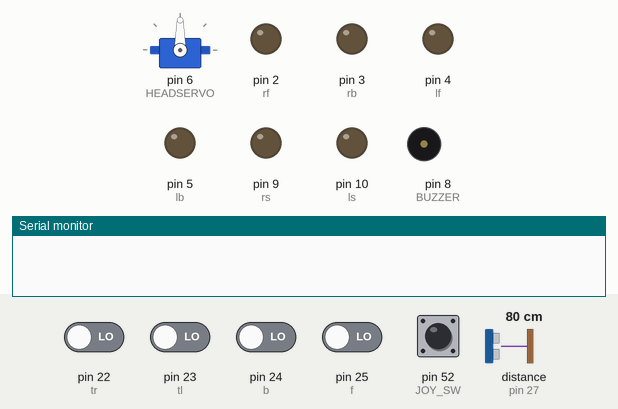
Simulated run of this sketch. Board: Arduino Mega 2560, built with avr-gcc and run on an emulated ATmega2560. Shown: servo, output pins drawn as LEDs (lit = HIGH), buzzer (waves = sounding), the last lines printed to the serial monitor. Dashed ring = blinking. Inputs (shaded band) come from the test bench; at power-on: pin 52 (JOY_SW) HIGH, pin 22 (tr), pin 23 (tl), pin 24 (b), pin 25 (f) LOW, distance to the obstacle (sensor on pin 27) 80 cm. The echo pulse lasts 58.3 µs per cm; pins used as bus, display or sensor lines are not drawn.

Above: at 2.4 s.
2.5 s: pin 22 (tr) driven HIGH
At 3.7 s:
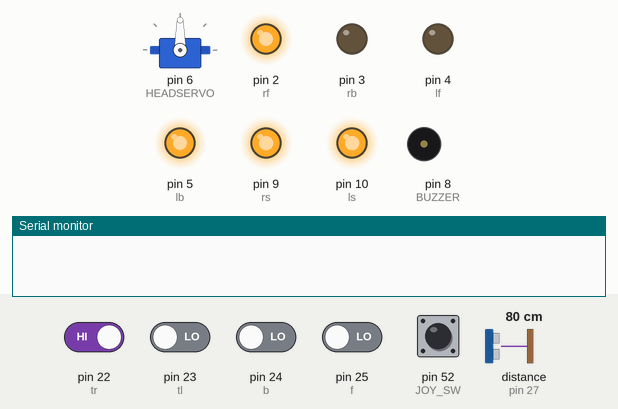
4.0 s: pin 52 (JOY_SW) pulled LOW for 0.15 s
At 5.66 s:
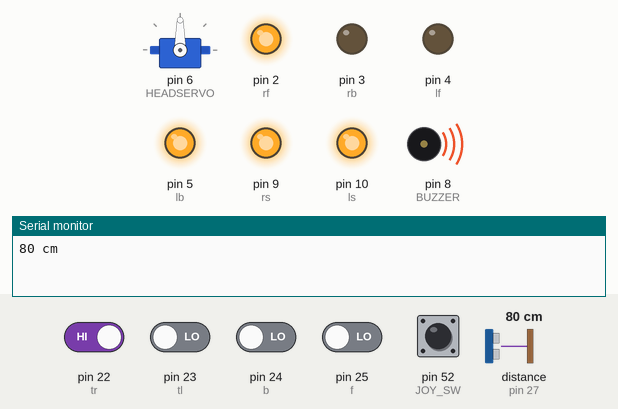
7.1 s: pin 23 (tl) driven HIGH
10.1 s: pin 24 (b) driven HIGH
At 10.87 s:
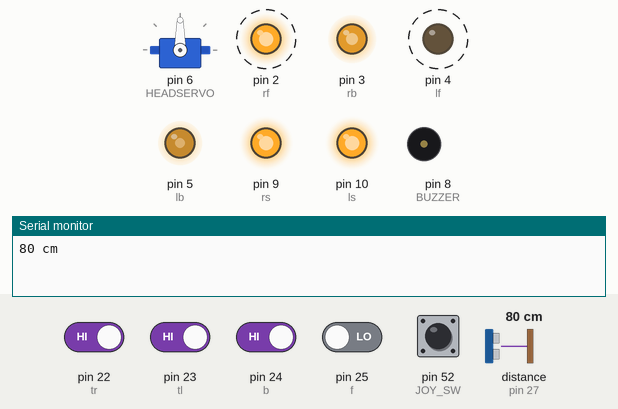
13.1 s: pin 25 (f) driven HIGH
At 13.59 s:
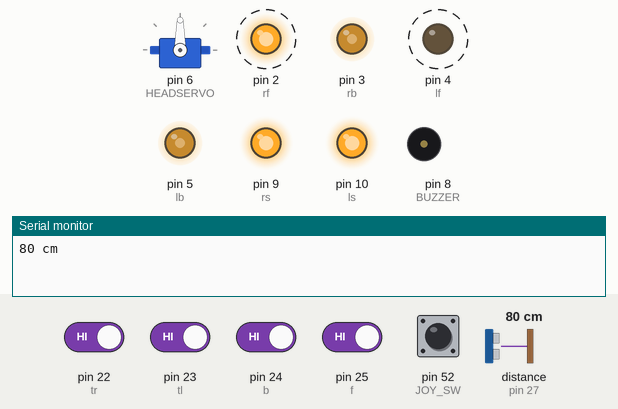
16.1 s: pin 22 (tr) driven LOW
Timing chart, 0 to 55.1 s (numbered marks = the images above; inputs shaded):
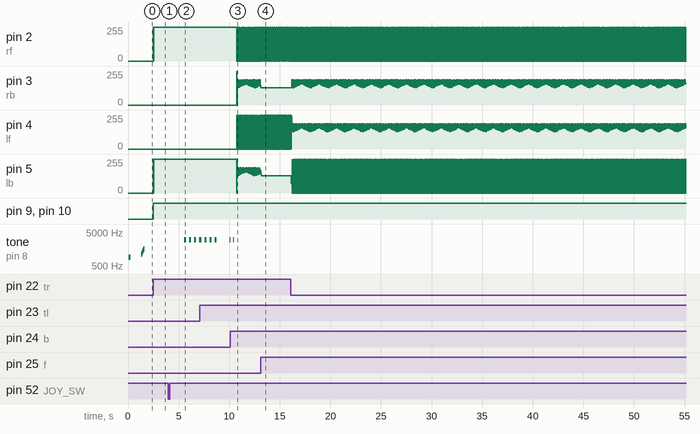

The sketch:

3-0-3_system_v0.25.ino
```cpp
/*>>>>>>>>>>>>>>>>>>>>>>>>>>>>>>>>>>>>>>>>>>>>>>>>>>>>>>>>HEADER<<<<<<<<<<<<<<<<<<<<<<<<<<<<<<<<<<<<<<<<<<<<<<<<<<<<<<<<<<<<<*/

#define HEADSERVO 6
#define BUZZER 8
#define DIST_TRIG 26
#define DIST_ECHO 27
#define xAXIS A0
#define yAXIS A1
#define JOY_SW 52
#define HEAD A15

#include <Servo.h>
Servo headServo; int pos=90;

/*                                              ----------ENGINES----------                                                   */
//engines control pins
int rf=2,rb=3,lf=4,lb=5,rs=9,ls=10;

//nodemcu control pins
int f = 25,
    b = 24,
    tl = 23,
    tr = 22;

//time rotation
int timeRotation = 3800,
    angle360=timeRotation,
    angle180=timeRotation/2,
    angle90=timeRotation/4,
    angle45=timeRotation/8;


/*                                             ------------ELSE-------------                                                  */
int ec = 10;//engine correction
int node_conn = -1; //nodemcu connection variable

/*>>>>>>>>>>>>>>>>>>>>>>>>>>>>>>>>>>>>>>>>>>>>>>>>>>>>>>>>SETUP<<<<<<<<<<<<<<<<<<<<<<<<<<<<<<<<<<<<<<<<<<<<<<<<<<<<<<<<<<<<<<<*/

void setup() {

toneStartSystem();
stopEngines();
Serial.begin(9600);
headServo.attach(HEADSERVO);
pinMode(BUZZER,OUTPUT);
pinMode(DIST_TRIG,OUTPUT);digitalWrite(DIST_TRIG,LOW);
pinMode(DIST_ECHO,INPUT);
pinMode(JOY_SW,INPUT_PULLUP);
// pinMode(NODEMCU_CONTROL_PIN,INPUT);
pinMode(rf,OUTPUT);pinMode(rb,OUTPUT);pinMode(lf,OUTPUT);pinMode(lb,OUTPUT);pinMode(rs,OUTPUT);pinMode(ls,OUTPUT);//engines control pins
pinMode(f,INPUT);pinMode(b,INPUT);pinMode(tl,INPUT);pinMode(tr,INPUT);//nodemcu control pins

headServo.write(pos);delay(1000);

}

/*>>>>>>>>>>>>>>>>>>>>>>>>>>>>>>>>>>>>>>>>>>>>>>>>>>>>>>>>LOOP<<<<<<<<<<<<<<<<<<<<<<<<<<<<<<<<<<<<<<<<<<<<<<<<<<<<<<<<<<<<<<<*/
/*>>>>>>>>>>>>>>>>>>>>>>>>>>>>>>>>>>>>>>>>>>>>>>>>>>>>>>>>LOOP<<<<<<<<<<<<<<<<<<<<<<<<<<<<<<<<<<<<<<<<<<<<<<<<<<<<<<<<<<<<<<<*/
/*>>>>>>>>>>>>>>>>>>>>>>>>>>>>>>>>>>>>>>>>>>>>>>>>>>>>>>>>LOOP<<<<<<<<<<<<<<<<<<<<<<<<<<<<<<<<<<<<<<<<<<<<<<<<<<<<<<<<<<<<<<<*/
/*>>>>>>>>>>>>>>>>>>>>>>>>>>>>>>>>>>>>>>>>>>>>>>>>>>>>>>>>LOOP<<<<<<<<<<<<<<<<<<<<<<<<<<<<<<<<<<<<<<<<<<<<<<<<<<<<<<<<<<<<<<<*/
/*>>>>>>>>>>>>>>>>>>>>>>>>>>>>>>>>>>>>>>>>>>>>>>>>>>>>>>>>LOOP<<<<<<<<<<<<<<<<<<<<<<<<<<<<<<<<<<<<<<<<<<<<<<<<<<<<<<<<<<<<<<<*/
/*>>>>>>>>>>>>>>>>>>>>>>>>>>>>>>>>>>>>>>>>>>>>>>>>>>>>>>>>LOOP<<<<<<<<<<<<<<<<<<<<<<<<<<<<<<<<<<<<<<<<<<<<<<<<<<<<<<<<<<<<<<<*/
/*>>>>>>>>>>>>>>>>>>>>>>>>>>>>>>>>>>>>>>>>>>>>>>>>>>>>>>>>LOOP<<<<<<<<<<<<<<<<<<<<<<<<<<<<<<<<<<<<<<<<<<<<<<<<<<<<<<<<<<<<<<<*/

void loop() {
int dist;
//distanceRead();
if(digitalRead(JOY_SW)==LOW) {dist=distanceRead();toneDist(dist);}
//delay(2000);

//if(digitalRead(NODEMCU_CONTROL_PIN)==HIGH)
//{

if(node_conn<=0){toneConnected();node_conn=1;}
if(digitalRead(f)==HIGH) forward(255); else stopEngines();
if(digitalRead(b)==HIGH) backward(); else stopEngines();
if(digitalRead(tl)==HIGH) rotateLeft(); else stopEngines();
if(digitalRead(tr)==HIGH) rotateRight(); else stopEngines();

//}//if(NODEMCU_CONTROL_PIN)
//else if(node_conn==1){toneDisconnected();node_conn=0;}
}//loop()

/*>>>>>>>>>>>>>>>>>>>>>>>>>>>>>>>>>>>>>>>>>>>>>>>>>>>>>>>>FUNCTIONS<<<<<<<<<<<<<<<<<<<<<<<<<<<<<<<<<<<<<<<<<<<<<<<<<<<<<<<<<<<*/

/*                                              ----------MOVEMENT----------                                                  */
void forward(int speed){
clearEnginesStates();
digitalWrite(rf,HIGH);analogWrite(rs,speed);
digitalWrite(lf,HIGH);analogWrite(ls,speed);
delay(10);
}

void backward(){
clearEnginesStates();
digitalWrite(rb,HIGH);
digitalWrite(lb,HIGH);
delay(10);
}

void rotateRight(){
clearEnginesStates();
digitalWrite(rf,HIGH);analogWrite(rs,255);
digitalWrite(lb,HIGH);analogWrite(ls,255);
delay(10);
}
void rotateRight(int time){
clearEnginesStates();
digitalWrite(rf,HIGH);analogWrite(rs,255);
digitalWrite(lb,HIGH);analogWrite(ls,255);
delay(time);
}
void rotateLeft(){
clearEnginesStates();
digitalWrite(lf,HIGH);analogWrite(ls,255);
digitalWrite(rb,HIGH);analogWrite(rs,255);
delay(10);
}
void rotateLeft(int time){
clearEnginesStates();
digitalWrite(lf,HIGH);analogWrite(ls,255);
digitalWrite(rb,HIGH);analogWrite(rs,255);
delay(time);
}

void turnRightForward(){
clearEnginesStates();
digitalWrite(rf,HIGH);analogWrite(ls,80);
digitalWrite(lf,HIGH);analogWrite(rs,255);
}

void turnLeftForward(){
clearEnginesStates();
digitalWrite(rf,HIGH);analogWrite(ls,255);
digitalWrite(lf,HIGH);analogWrite(rs,80);
}

void turnRightBackward(){
clearEnginesStates();
digitalWrite(rb,HIGH);analogWrite(rs,80);
digitalWrite(lb,HIGH);analogWrite(ls,255);
}

void turnLeftBackward(){
clearEnginesStates();
digitalWrite(rb,HIGH);analogWrite(rs,255);
digitalWrite(lb,HIGH);analogWrite(ls,80);
}

void clearEnginesStates(){
digitalWrite(rf,LOW);digitalWrite(lf,LOW);digitalWrite(rb,LOW);digitalWrite(lb,LOW);
}

void stopEngines(){
digitalWrite(rf,LOW);digitalWrite(lf,LOW);digitalWrite(rb,LOW);digitalWrite(lb,LOW);
}

void headMove(){
int headDelay=5; int stepDelay = 333; int rangeMin=33; int rangeMax=147;
for(pos=rangeMin;pos<rangeMax;pos++){headServo.write(pos);delay(headDelay);if(pos==90)delay(stepDelay);}delay(stepDelay);
for(pos=rangeMax;pos>rangeMin;pos--){headServo.write(pos);delay(headDelay);if(pos==90)delay(stepDelay);}delay(stepDelay);
}

void headMove1(){
int stepDelay = 1500; int minRange=33; int maxRange=147;
headServo.write(minRange);delay(stepDelay);
headServo.write(90);delay(stepDelay);
headServo.write(maxRange);delay(stepDelay);
headServo.write(90);delay(stepDelay);
}
void headJoystick(){
int xAxis = analogRead(xAXIS);
int yAxis = analogRead(yAXIS);
pos=map(yAxis,0,1023,33,147);
headServo.write(pos);
}
/*                                                 ---------SENSORS---------                                               */
int distanceRead(){
digitalWrite(DIST_TRIG, LOW);delayMicroseconds(2);
digitalWrite(DIST_TRIG, HIGH);delayMicroseconds(10);
digitalWrite(DIST_TRIG, LOW);
int time = pulseIn(DIST_ECHO, HIGH);
int distance = time/58;
Serial.print(distance);
Serial.println(" cm");
delay(500);
return(distance);
}
/*                                                 ----------TONES----------                                               */
void toneStartSystem(){
delay(50);
tone(BUZZER,900);delay(200);noTone(BUZZER);
}
void toneConnected(){
delay(50);
double startTone = 1100;
for(int i=0;i<6;i++){
tone(BUZZER,startTone);
delay(50);
startTone+=100;
}//for
noTone(BUZZER);
}

void toneDisconnected(){
delay(50);
double startTone = 1700;
for(int i=0;i<10;i++){
tone(BUZZER,startTone);
delay(50);
startTone-=100;
}//for
noTone(BUZZER);
}

void toneError(){
delay(50);
tone(BUZZER,100);delay(650);
noTone(BUZZER);
}

void tone_m() {tone(BUZZER,3000);delay(900);noTone(BUZZER);delay(300);}
void tone_dm() {tone(BUZZER,3000);delay(200);noTone(BUZZER);delay(300);}
void tone_cm() {tone(BUZZER,3000);delay(30);noTone(BUZZER);delay(300);}

void toneDist(int dist_cm){
delay(50);
dist_cm-=8;
int m,dm,cm;
cm=dist_cm%10;
dm=((dist_cm-cm)/10)%10;
m=((dist_cm-cm-dm*10)/100)%10;
for(int i=0;i<m;i++)tone_m();delay(1000);
for(int i=0;i<dm;i++)tone_dm();delay(1000);
for(int i=0;i<cm;i++){tone_cm();}
noTone(BUZZER);
}
```

Measured:
- after the input at 2.5 s, pin 2 (rf), pin 5 (lb): 0/255 → 253/255 at once; pin 9 (rs), pin 10 (ls): LOW → HIGH at once
- after the input at 4.0 s, pin 2 (rf), pin 5 (lb): 253/255 → 255/255 at once; tone on pin 8 (BUZZER): alternates 3000 Hz for 0.20 s and silent for 0.30 s, starting after 1.6 s
- after the input at 10.1 s, pin 2 (rf): alternates 255/255 for 0.01 s and 0/255 for 0.02 s, starting after 0.74 s; pin 4 (lf): alternates 255/255 for 0.01 s and 0/255 for 0.02 s, starting after 0.73 s
- after the input at 13.1 s, pin 2 (rf): alternates 255/255 for 0.02 s and 0/255 for 0.02 s, starting after 0.14 s; pin 4 (lf): alternates 255/255 for 0.01 s and 0/255 for 0.01 s, starting after 0.07 s
- by itself, tone on pin 8 (BUZZER): plays 900 Hz for 0.20 s, 1100 Hz for 0.05 s, 1200 Hz for 0.05 s, 1300 Hz for 0.05 s, 1400 Hz for 0.05 s, 1500 Hz for 0.05 s … (7 notes in this stretch)
